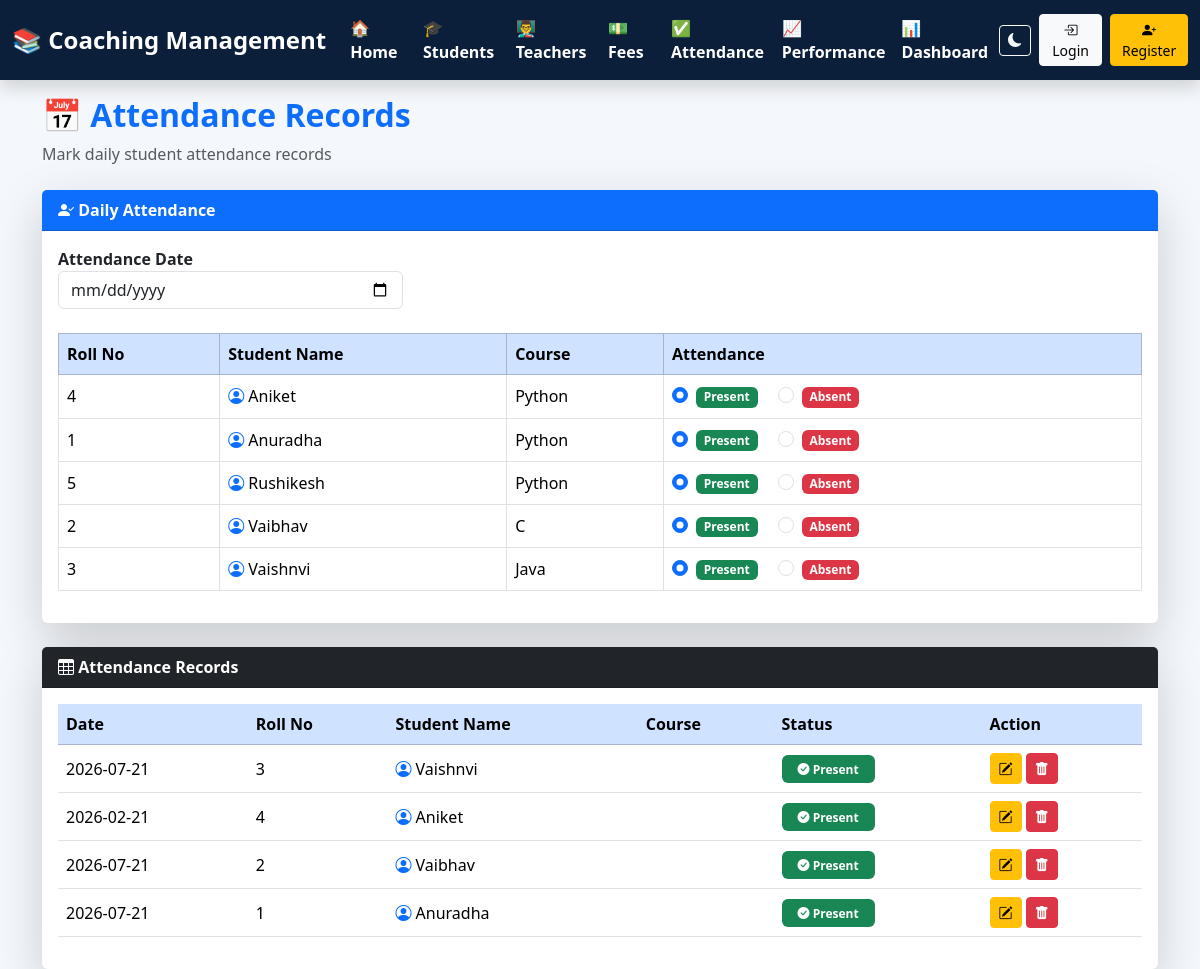
The page /attendance on the database as committed earlier.
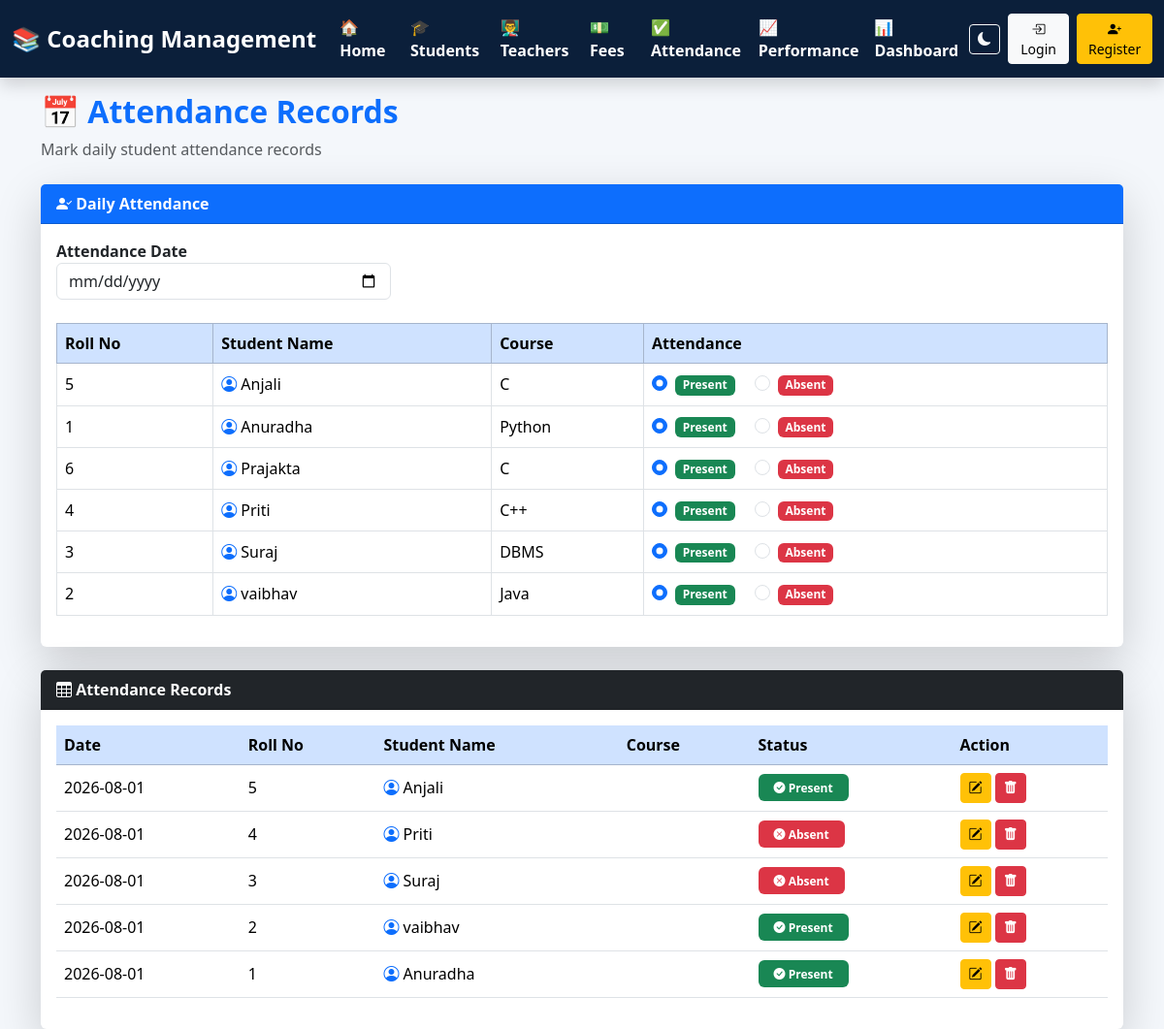
The same page on the database as committed later.
### tables this page shows
CREATE TABLE students(

        id INTEGER PRIMARY KEY AUTOINCREMENT,
        roll_no INTEGER UNIQUE,
        name TEXT,
        father_name TEXT,
        surname TEXT,
        mobile TEXT,
        course TEXT,
        batch TEXT,
        address TEXT,
        admission_date TEXT,
        status TEXT

    , photo TEXT DEFAULT 'default.png');

CREATE TABLE attendance(

        id INTEGER PRIMARY KEY AUTOINCREMENT,
        student_id INTEGER NOT NULL,
        date TEXT,
        status TEXT,

        FOREIGN KEY(student_id)
        REFERENCES students(id)
        ON DELETE CASCADE

    );

### app.py (the view, shortened to what this page needs)
@app.route("/attendance", methods=["GET","POST"])
def attendance():
    conn = get_connection()
    students = conn.execute("""
    SELECT *
    FROM students
    ORDER BY name
    """).fetchall()
    attendance = conn.execute("""
    SELECT

    attendance.id,

    students.name,

    students.roll_no,

    attendance.date,

    attendance.status


    FROM attendance


    INNER JOIN students


    ON attendance.student_id = students.id


    ORDER BY attendance.id DESC


    """).fetchall()
    conn.close()
    return render_template(
        "attendance.html",
        students=students,
        attendance=attendance
    )

### db.py (called while the page is built)
def get_connection():
    conn = sqlite3.connect(DATABASE)
    conn.row_factory = sqlite3.Row
    conn.execute("PRAGMA foreign_keys = ON")
    return conn

### templates/attendance.html (shortened to what the changed rows need)
{% extends "base.html" %}
{% block content %}
<div class="mb-4">
    <h2 class="fw-bold text-primary">
       📅 Attendance Records
    </h2>
</div>
<div class="card shadow-lg border-0 mb-4">
    <div class="card-body">
        <form method="POST" action="/attendance">
            <div class="table-responsive">
                <table class="table table-bordered table-hover align-middle">
                    <thead class="table-primary">
                        <tr>
                            <th>Roll No</th>
                            <th>Student Name </th>
                            <th> Course</th>
                            <th>Attendance</th>
                        </tr>
                    </thead>
                    <tbody>
                    {% for student in students %}
                    <tr>
                        <td> {{student['roll_no']}} </td>
                        <td>
                            <i class="bi bi-person-circle text-primary"></i>
                            {{student['name']}}
                        </td>
                        <td> {{student['course']}}  </td>
                        <td>
                            <div class="form-check form-check-inline">
                                <input
                                class="form-check-input"
                                type="radio"
                                name="status_{{student['id']}}"
                                value="Present"
                                checked>
                                <label class="form-check-label">
                                    <span class="badge bg-success">
                                        Present
                                    </span>
                                </label>
                            </div>
                            <div class="form-check form-check-inline">
                                <input
                                class="form-check-input"
                                type="radio"
                                name="status_{{student['id']}}"
                                value="Absent">
                                <label class="form-check-label">
                                    <span class="badge bg-danger">
                                        Absent
                                    </span>
                                </label>
                            </div>
                        </td>
                    </tr>
                    {% endfor %}
                    </tbody>
                </table>
            </div>
        </form>
    </div>
</div>
<div class="card shadow-lg border-0">
    <div class="card-body">
        <div class="table-responsive">
            <table class="table table-hover align-middle">
                <thead class="table-primary">
                    <tr>
                        <th> Date </th>
                        <th>Roll No</th>
                        <th>Student Name </th>
                        <th> Course</th>
                        <th> Status</th>
                        <th>Action </th>
                    </tr>
                </thead>
                <tbody>
                {% for row in attendance %}
                <tr>
                    <td>{{row['date']}}</td>
                    <td> {{row['roll_no']}} </td>
                    <td>
                        <i class="bi bi-person-circle text-primary"></i>
                        {{row['name']}}
                    </td>
                    <td>{{row['course']}}</td>
                    <td>
                        {% if row['status']=="Present" %}
                        <span class="badge bg-success px-3 py-2">
                            <i class="bi bi-check-circle-fill"></i>
                            Present
                        </span>
                        {% else %}
                        <span class="badge bg-danger px-3 py-2">
                            <i class="bi bi-x-circle-fill"></i>
                            Absent
                        </span>
                        {% endif %}
                    </td>
                    <td>
                        <a href="/edit_attendance/{{row['id']}}"
                        class="btn btn-warning btn-sm">
                            <i class="bi bi-pencil-square"></i>
                        </a>
                        <a href="/delete_attendance/{{row['id']}}"
                        class="btn btn-danger btn-sm"
                        onclick="return confirm('Delete this attendance?')">
                            <i class="bi bi-trash-fill"></i>
                        </a>
                    </td>
                </tr>
                {% endfor %}
                </tbody>
            </table>
        </div>
    </div>
</div>
{% endblock %}

Rows that differ between the two databases and show on the page:
removed attendance: date "2026-07-21", roll_no "3", name "Vaishnvi", status "Present" (drawn)
removed attendance: date "2026-02-21", roll_no "4", name "Aniket", status "Present" (drawn)
removed attendance: date "2026-07-21", roll_no "2", name "Vaibhav", status "Present" (drawn)
removed attendance: date "2026-07-21", roll_no "1", name "Anuradha", status "Present" (drawn)
changed students: name "Rushikesh" → "Anjali"; course "Python" → "C"; moves up the list
changed students "Anuradha": moves down the list
added students: roll_no "6", name "Prajakta", course "C"
changed students: name "Aniket" → "Priti"; course "Python" → "C++"
changed students: name "Vaishnvi" → "Suraj"; course "Java" → "DBMS"; moves up the list
changed students: name "Vaibhav" → "vaibhav"; course "C" → "Java"
added attendance: date "2026-08-01", roll_no "5", name "Anjali", status "Present" (drawn)
added attendance: date "2026-08-01", roll_no "4", name "Priti", status "Absent" (drawn)
added attendance: date "2026-08-01", roll_no "3", name "Suraj", status "Absent" (drawn)
added attendance: date "2026-08-01", roll_no "2", name "vaibhav", status "Present" (drawn)
added attendance: date "2026-08-01", roll_no "1", name "Anuradha", status "Present" (drawn)
